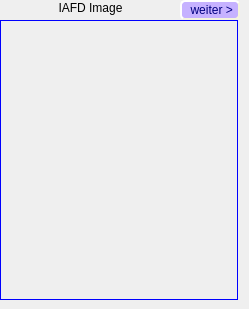
      <widget class="QWidget" name="stacked_iafd_label">
       <widget class="QLabel" name="lbl_iafd_image_info">
        <property name="geometry">
         <rect>
          <x>0</x>
          <y>0</y>
          <width>181</width>
          <height>16</height>
         </rect>
        </property>
        <property name="text">
         <string>IAFD Image</string>
        </property>
        <property name="alignment">
         <set>Qt::AlignCenter</set>
        </property>
       </widget>
       <widget class="QPushButton" name="Btn_stacked_webdb_next_1">
        <property name="geometry">
         <rect>
          <x>180</x>
          <y>0</y>
          <width>60</width>
          <height>20</height>
         </rect>
        </property>
        <property name="toolTip">
         <string>nächste ist Datei-Infos holen</string>
        </property>
        <property name="styleSheet">
         <string notr="true">QPushButton { 
	color: rgb(0, 0, 127);
	selection-background-color: rgb(255, 85, 0);
	background-color: rgb(198, 178, 255);
	border-style: outset;
	border-width: 2px;
	font: 10pt &quot;MS Shell Dlg 2&quot;;
	border-radius: 5px;
	border-color: beige;
}                   
QPushButton:enabled{
	background-color: rgb(198, 178, 255);
}                           
QPushButton:pressed{ 
	background: red;
}                            
QPushButton:disabled{                             
	background-color: gray;                
}
QPushButton:hover{
	background-color: rgb(255, 85, 255);
}   </string>
        </property>
        <property name="text">
         <string> weiter &gt;</string>
        </property>
       </widget>
       <widget class="QLabel" name="lbl_iafd_image">
        <property name="geometry">
         <rect>
          <x>0</x>
          <y>20</y>
          <width>238</width>
          <height>280</height>
         </rect>
        </property>
        <property name="styleSheet">
         <string notr="true">border: 1px solid blue;</string>
        </property>
        <property name="text">
         <string/>
        </property>
        <property name="scaledContents">
         <bool>true</bool>
        </property>
        <property name="wordWrap">
         <bool>false</bool>
        </property>
       </widget>
      </widget>
